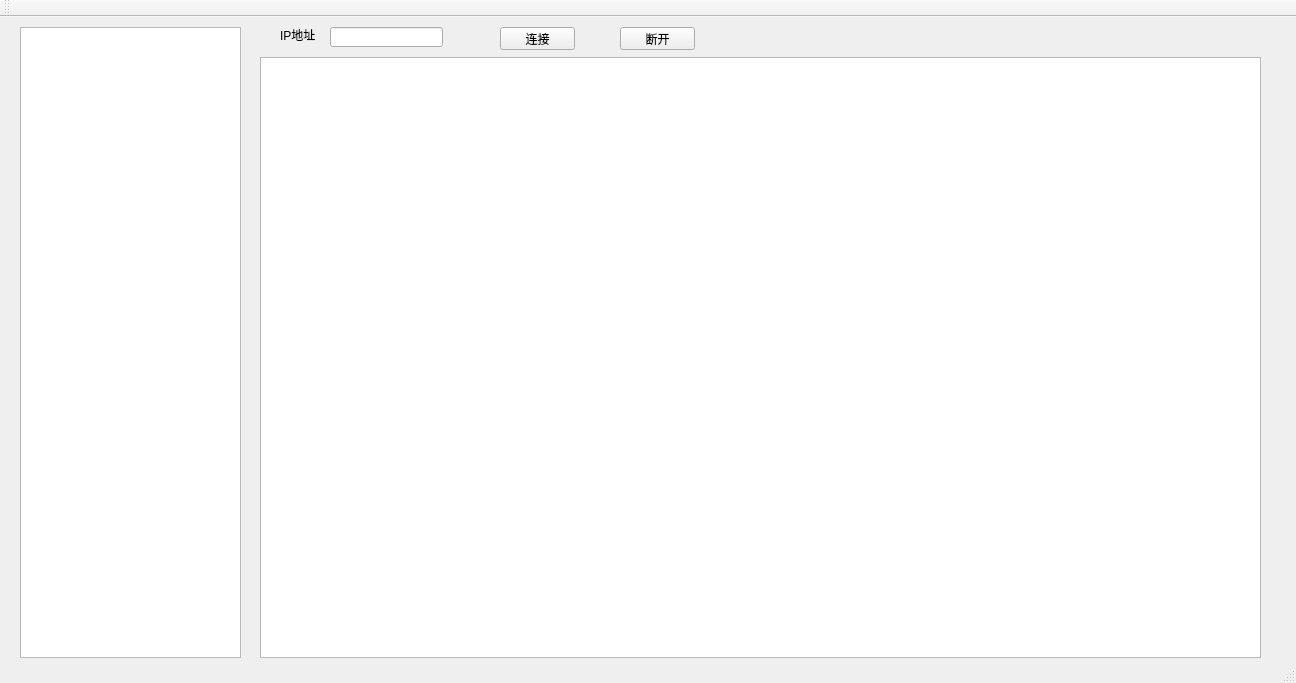
<?xml version="1.0" encoding="UTF-8"?>
<ui version="4.0">
 <class>MainWindow</class>
 <widget class="QMainWindow" name="MainWindow">
  <property name="geometry">
   <rect>
    <x>0</x>
    <y>0</y>
    <width>1296</width>
    <height>683</height>
   </rect>
  </property>
  <property name="windowTitle">
   <string>MainWindow</string>
  </property>
  <widget class="QWidget" name="centralWidget">
   <widget class="QTreeView" name="treeView">
    <property name="geometry">
     <rect>
      <x>20</x>
      <y>10</y>
      <width>221</width>
      <height>631</height>
     </rect>
    </property>
   </widget>
   <widget class="QLabel" name="label">
    <property name="geometry">
     <rect>
      <x>280</x>
      <y>10</y>
      <width>51</width>
      <height>16</height>
     </rect>
    </property>
    <property name="text">
     <string>IP地址</string>
    </property>
   </widget>
   <widget class="QLineEdit" name="lineEdit">
    <property name="geometry">
     <rect>
      <x>330</x>
      <y>10</y>
      <width>113</width>
      <height>20</height>
     </rect>
    </property>
   </widget>
   <widget class="QPushButton" name="pushButton">
    <property name="geometry">
     <rect>
      <x>500</x>
      <y>10</y>
      <width>75</width>
      <height>23</height>
     </rect>
    </property>
    <property name="text">
     <string>连接</string>
    </property>
   </widget>
   <widget class="QPushButton" name="pushButton_2">
    <property name="geometry">
     <rect>
      <x>620</x>
      <y>10</y>
      <width>75</width>
      <height>23</height>
     </rect>
    </property>
    <property name="text">
     <string>断开</string>
    </property>
   </widget>
   <widget class="QGraphicsView" name="graphicsView">
    <property name="geometry">
     <rect>
      <x>260</x>
      <y>40</y>
      <width>1001</width>
      <height>601</height>
     </rect>
    </property>
   </widget>
  </widget>
  <widget class="QToolBar" name="mainToolBar">
   <attribute name="toolBarArea">
    <enum>TopToolBarArea</enum>
   </attribute>
   <attribute name="toolBarBreak">
    <bool>false</bool>
   </attribute>
  </widget>
  <widget class="QStatusBar" name="statusBar"/>
 </widget>
 <layoutdefault spacing="6" margin="11"/>
 <resources/>
 <connections/>
</ui>
